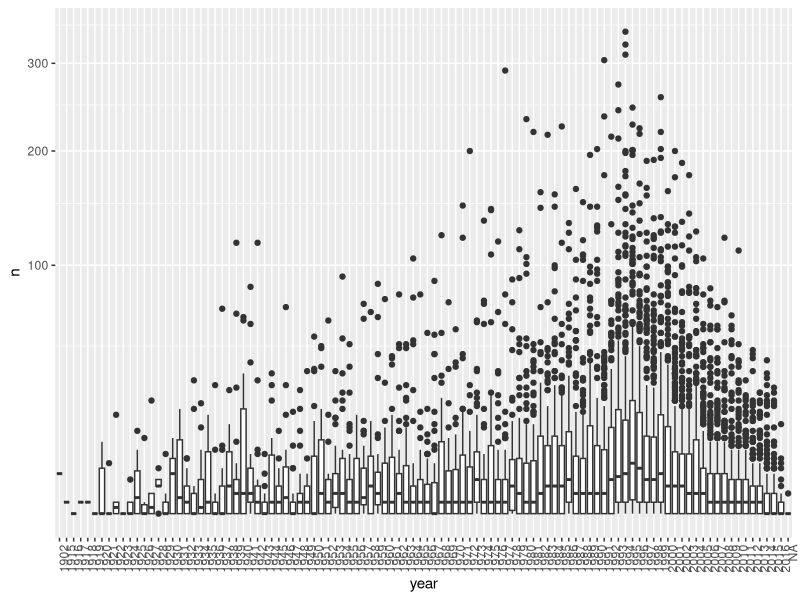
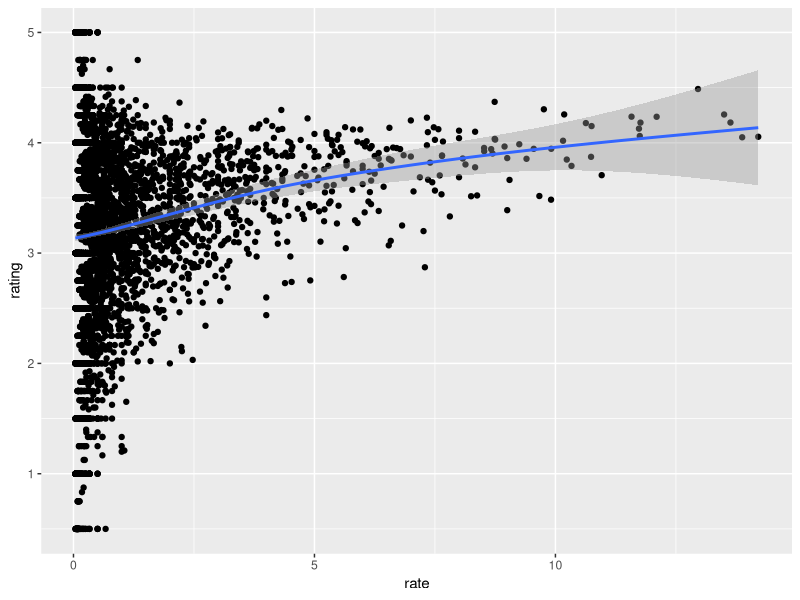

These charts were generated, in order, by the following R code:
library(tidyverse)
library(lubridate)
library(dslabs)
data("movielens")

# Q1

movielens %>% group_by(movieId) %>%
  summarize(n = n(), year = as.character(first(year))) %>%
  qplot(year, n, data = ., geom = "boxplot") + 
  coord_trans(y = "sqrt") + 
  theme(axis.text.x = element_text(angle = 90, hjust = 1))

# Q2

movielens %>% filter(year >= 1993) %>%
  group_by(movieId) %>%
  summarize(n = n(), year = 2018 - first(year), title=title[1], rating=mean(rating), avgRatingPerYear = n/year) %>% 
  mutate(rate = n/year) %>% 
  top_n(25, rate) %>% 
  arrange(desc(rate))


# Q3

movielens %>% filter(year >= 1993) %>%
  group_by(movieId) %>%
  summarize(n = n(), years = 2018 - first(year), title=title[1], rating=mean(rating)) %>% 
  mutate(rate = n/years) %>% 
  ggplot(aes(rate, rating)) + 
  geom_point() + 
  geom_smooth()
